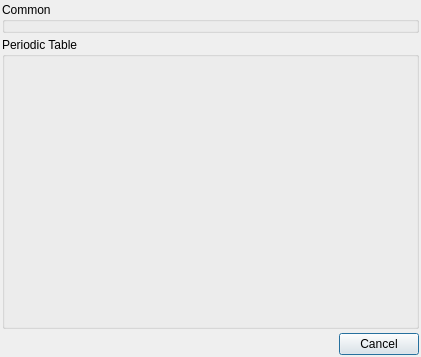
<?xml version="1.0" encoding="UTF-8"?>
<ui version="4.0">
 <class>DUQElementDialog</class>
 <widget class="QDialog" name="DUQElementDialog">
  <property name="geometry">
   <rect>
    <x>0</x>
    <y>0</y>
    <width>421</width>
    <height>357</height>
   </rect>
  </property>
  <property name="windowTitle">
   <string>Select Element</string>
  </property>
  <property name="windowIcon">
   <iconset>
    <normaloff>:/build/icons/build_ptable.svg</normaloff>:/build/icons/build_ptable.svg</iconset>
  </property>
  <layout class="QVBoxLayout">
   <property name="spacing">
    <number>4</number>
   </property>
   <property name="margin">
    <number>2</number>
   </property>
   <item>
    <widget class="QGroupBox" name="CommonGroup">
     <property name="sizePolicy">
      <sizepolicy hsizetype="Preferred" vsizetype="Minimum">
       <horstretch>0</horstretch>
       <verstretch>0</verstretch>
      </sizepolicy>
     </property>
     <property name="title">
      <string>Common</string>
     </property>
    </widget>
   </item>
   <item>
    <widget class="QGroupBox" name="PeriodicTableGroup">
     <property name="sizePolicy">
      <sizepolicy hsizetype="Preferred" vsizetype="Expanding">
       <horstretch>0</horstretch>
       <verstretch>0</verstretch>
      </sizepolicy>
     </property>
     <property name="title">
      <string>Periodic Table</string>
     </property>
     <property name="checkable">
      <bool>false</bool>
     </property>
    </widget>
   </item>
   <item>
    <layout class="QHBoxLayout">
     <property name="spacing">
      <number>6</number>
     </property>
     <property name="margin">
      <number>0</number>
     </property>
     <item>
      <spacer>
       <property name="orientation">
        <enum>Qt::Horizontal</enum>
       </property>
       <property name="sizeHint" stdset="0">
        <size>
         <width>40</width>
         <height>20</height>
        </size>
       </property>
      </spacer>
     </item>
     <item>
      <widget class="QPushButton" name="CancelButton">
       <property name="maximumSize">
        <size>
         <width>16777215</width>
         <height>30</height>
        </size>
       </property>
       <property name="text">
        <string>Cancel</string>
       </property>
       <property name="icon">
        <iconset>
         <normaloff>:/file/icons/file_close.svg</normaloff>:/file/icons/file_close.svg</iconset>
       </property>
       <property name="iconSize">
        <size>
         <width>16</width>
         <height>16</height>
        </size>
       </property>
      </widget>
     </item>
    </layout>
   </item>
  </layout>
 </widget>
 <resources>
  <include location="icons.qrc"/>
 </resources>
 <connections/>
</ui>
